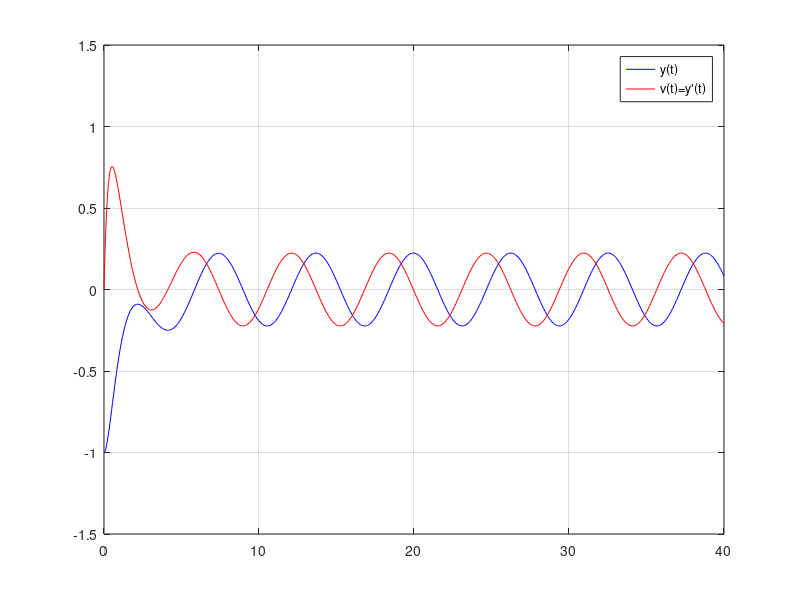
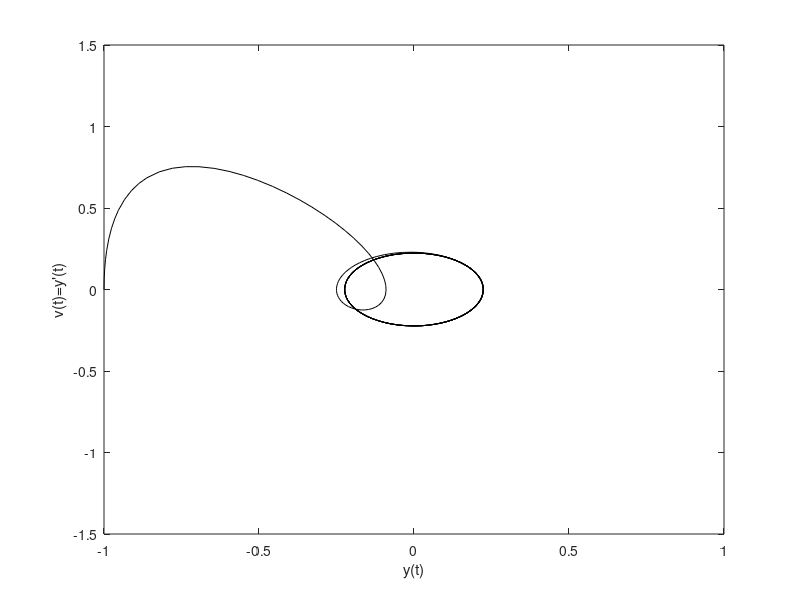

MATLAB code to generate these figures, in order:
function LAB04ex1
   t0 = 0; tf = 40; y0 = [-1;0];
   [t,Y] = ode45(@f,[t0,tf],y0);
   y = Y(:,1); v = Y(:,2);
   figure(1);
   plot(t,y,'b-',t,v,'r-')
   axis ([0 40 -1.5 1.5]); grid on; legend('y(t)','v(t)=y''(t)');
   ylim([-1.5,1.5]);
   figure(2)
   plot(y,v,'k-') 
   xlabel('y(t)'); ylabel('v(t)=y''(t)'); axis ([-1 1 -1.5 1.5]);  
   end
  %----------------------------------------------------------------------
  function dYdt = f(t,Y)
  y = Y(1); v = Y(2);
  dYdt = [v; cos(t)-4*v-3*y];
  end